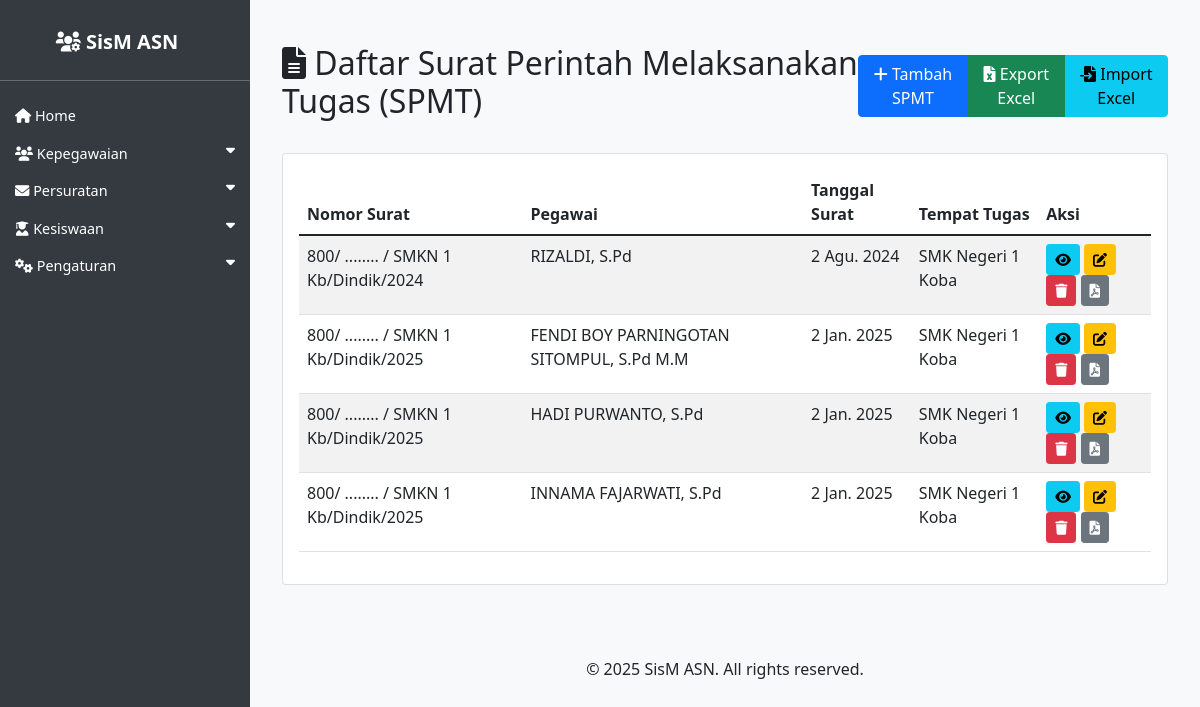
The page /asn/spmt/ on the database as committed earlier.
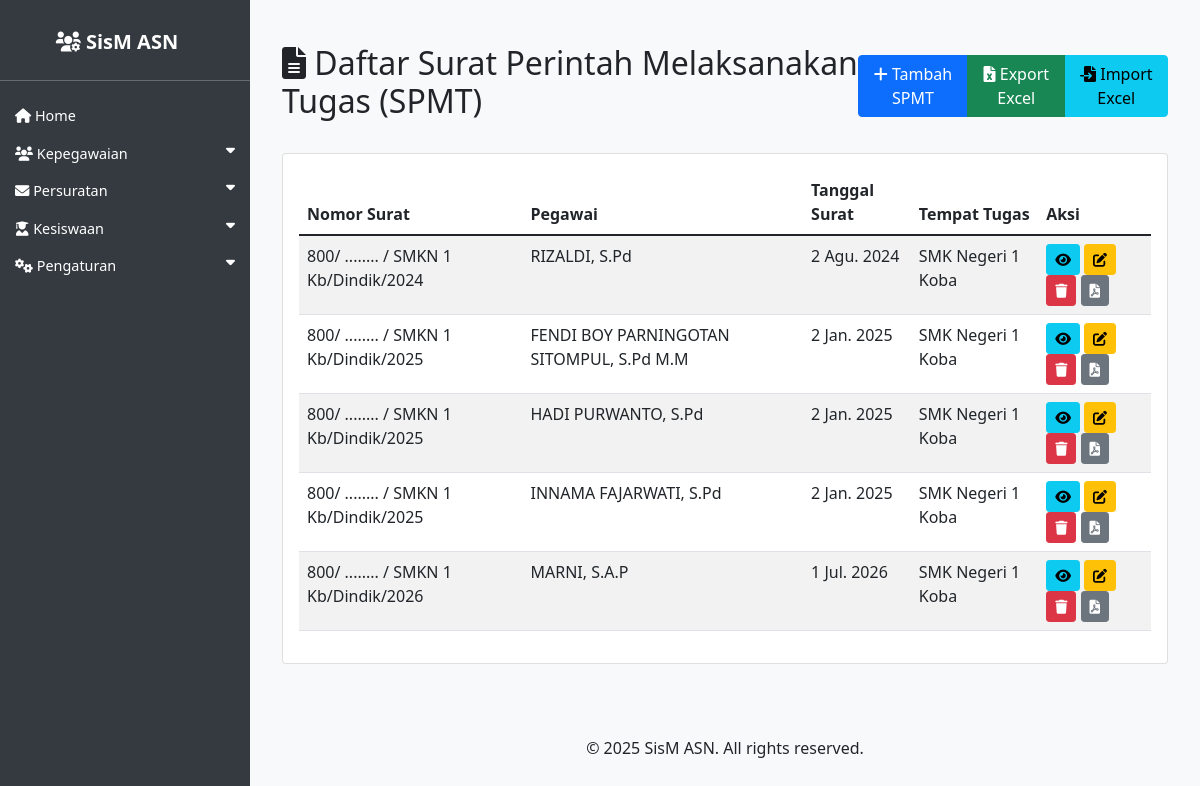
The same page on the database as committed later.
### asn_app/models.py (models this page shows, shortened)
class SPMT(models.Model):
    kop_surat = models.ForeignKey(KopSurat, on_delete=models.SET_NULL, null=True, blank=True, verbose_name='Kop Surat')
    nomor_surat = models.CharField(max_length=100, verbose_name='Nomor Surat')
    tempat_ditetapkan = models.CharField(max_length=100, verbose_name='Tempat Ditetapkan')
    tanggal_surat = models.DateField(verbose_name='Tanggal Surat')
    penandatangan = models.ForeignKey(ASN, on_delete=models.SET_NULL, null=True, related_name='spmt_penandatangan', verbose_name='Penandatangan')
    pegawai = models.ForeignKey(ASN, on_delete=models.SET_NULL, null=True, related_name='spmt_pegawai', verbose_name='Pegawai')
    peraturan = models.CharField(max_length=255, verbose_name='Peraturan')
    nomor_peraturan = models.CharField(max_length=100, verbose_name='Nomor Peraturan')
    tahun_peraturan = models.CharField(max_length=4, verbose_name='Tahun Peraturan')
    tentang = models.TextField(verbose_name='Tentang')
    tanggal_terhitung = models.DateField(verbose_name='Tanggal Terhitung Mulai')
    sebagai = models.CharField(max_length=255, verbose_name='Sebagai')
    tempat_tugas = models.CharField(max_length=255, verbose_name='Tempat Tugas')
    created_at = models.DateTimeField(auto_now_add=True)
    updated_at = models.DateTimeField(auto_now=True)

class ASN(models.Model):
    JENIS_KELAMIN_CHOICES = [
        ('L', 'Laki-laki'),
        ('P', 'Perempuan'),
    ]
    AGAMA_CHOICES = [
        ('ISLAM', 'Islam'),
        ('KRISTEN', 'Kristen'),
        ('KATOLIK', 'Katolik'),
        ('HINDU', 'Hindu'),
        ('BUDDHA', 'Buddha'),
        ('KONGHUCU', 'Konghucu'),
    ]
    nip = models.CharField(max_length=18, unique=True, null=True, blank=True)
    nama = models.CharField(max_length=100)
    tempat_lahir = models.CharField(max_length=50)
    tanggal_lahir = models.DateField()
    jenis_kelamin = models.CharField(max_length=1, choices=JENIS_KELAMIN_CHOICES)
    agama = models.CharField(max_length=10, choices=AGAMA_CHOICES)
    alamat = models.TextField()
    email = models.EmailField()
    telepon = models.CharField(max_length=15)
    jabatan = models.CharField(max_length=100)
    pangkat = models.CharField(max_length=50, null=True, blank=True)
    golongan = models.CharField(max_length=5, null=True, blank=True)
    nama_istri_suami = models.CharField(max_length=100, blank=True, null=True, verbose_name='Nama Istri/Suami')
    unit_kerja = models.CharField(max_length=100)
    foto = models.ImageField(upload_to='asn_fotos/', blank=True, null=True)
    pendidikan_terakhir = models.CharField(max_length=255, blank=True, verbose_name='Pendidikan Terakhir')
    tmt_pangkat = models.DateField(null=True, blank=True, verbose_name='TMT Pangkat')
    tmt_cpns = models.DateField(null=True, blank=True, verbose_name='TMT CPNS')
    tmt_jabatan = models.DateField(null=True, blank=True, verbose_name='TMT Jabatan')
    created_at = models.DateTimeField(auto_now_add=True)
    updated_at = models.DateTimeField(auto_now=True)

### asn_app/views.py (the view)
# urls.py: path('spmt/', views.SPMTListView.as_view(), name='spmt_list'),
class SPMTListView(ListView):
    model = SPMT
    template_name = 'asn_app/spmt_list.html'
    context_object_name = 'spmt_list'
    paginate_by = 10

### asn_app/templates/asn_app/spmt_list.html (shortened to what this page needs)
{% extends 'asn_app/base.html' %}
{% block content %}
<div class="container mt-4">
    <div class="d-flex justify-content-between align-items-center mb-4">
        <h2><i class="fas fa-file-alt"></i> Daftar Surat Perintah Melaksanakan Tugas (SPMT)</h2>
        <div class="btn-group">
            <a href="{% url 'spmt_create' %}" class="btn btn-primary">
                <i class="fas fa-plus"></i> Tambah SPMT
            </a>
            <a href="{% url 'spmt_export_excel' %}" class="btn btn-success">
                <i class="fas fa-file-excel"></i> Export Excel
            </a>
            <a href="{% url 'spmt_import_excel' %}" class="btn btn-info">
                <i class="fas fa-file-import"></i> Import Excel
            </a>
        </div>
    </div>
    <div class="card">
        <div class="card-body">
            <div class="table-responsive">
                <table class="table table-striped">
                    <thead>
                        <tr>
                            <th>Nomor Surat</th>
                            <th>Pegawai</th>
                            <th>Tanggal Surat</th>
                            <th>Tempat Tugas</th>
                            <th>Aksi</th>
                        </tr>
                    </thead>
                    <tbody>
                        {% for spmt in spmt_list %}
                        <tr>
                            <td>{{ spmt.nomor_surat }}</td>
                            <td>{{ spmt.pegawai.nama }}</td>
                            <td>{{ spmt.tanggal_surat }}</td>
                            <td>{{ spmt.tempat_tugas }}</td>
                            <td>
                                <a href="{% url 'spmt_detail' spmt.pk %}" class="btn btn-sm btn-info">
                                    <i class="fas fa-eye"></i>
                                </a>
                                <a href="{% url 'spmt_update' spmt.pk %}" class="btn btn-sm btn-warning">
                                    <i class="fas fa-edit"></i>
                                </a>
                                <a href="{% url 'spmt_delete' spmt.pk %}" class="btn btn-sm btn-danger">
                                    <i class="fas fa-trash"></i>
                                </a>
                                <a href="{% url 'spmt_export_pdf' spmt.pk %}" class="btn btn-sm btn-secondary">
                                    <i class="fas fa-file-pdf"></i>
                                </a>
                            </td>
                        </tr>
                        {% endfor %}
                    </tbody>
                </table>
            </div>
        </div>
    </div>
</div>
{% endblock %}

Rows that differ between the two databases and show on the page:
added SPMT: nomor_surat "800/ ........ / SMKN 1 Kb/Dindik/2026", pegawai.nama "MARNI, S.A.P", tanggal_surat "1 Jul. 2026", tempat_tugas "SMK Negeri 1 Koba"
